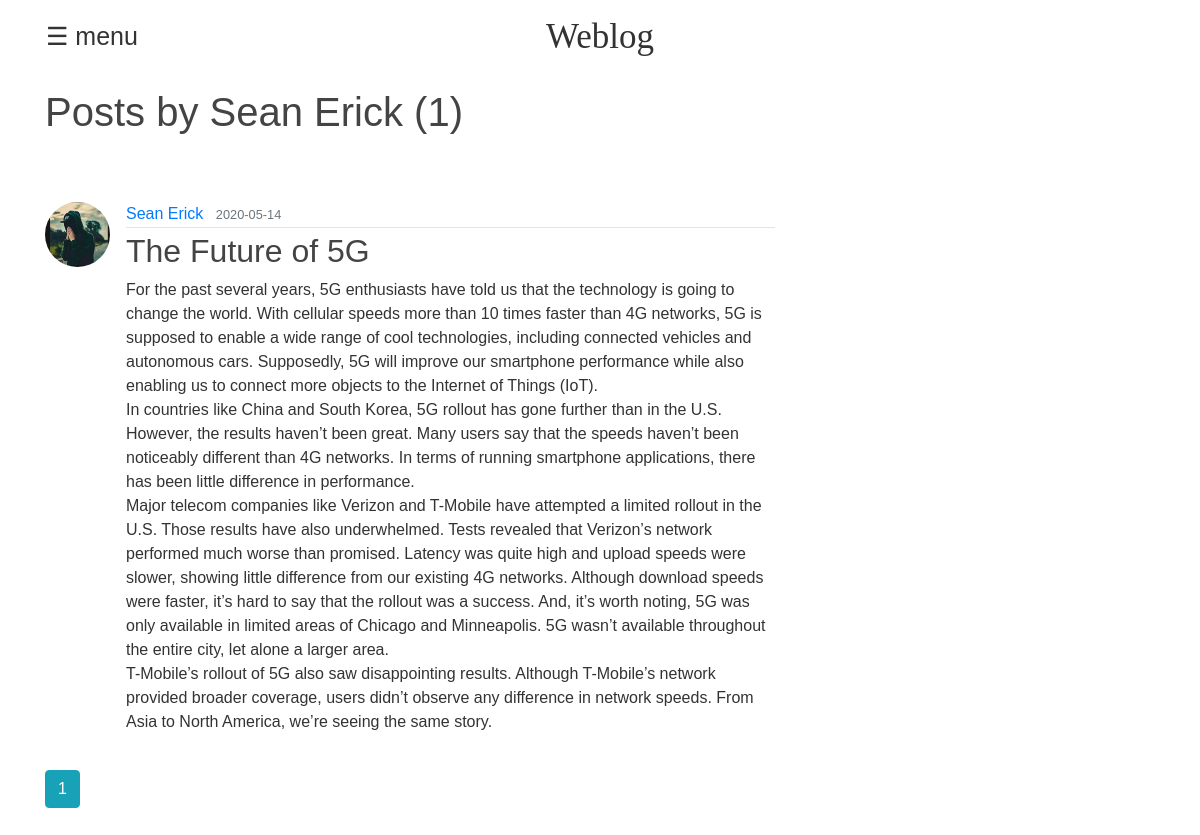
/user/Sean Erick (signed in), run on the app's committed database.
### flaskblog/models.py (models this page shows, shortened)
class User(db.Model, UserMixin):
    id = db.Column(db.Integer, primary_key=True)
    username = db.Column(db.String(20), unique=True, nullable=False)
    email = db.Column(db.String(120), unique=True, nullable=False)
    image_file = db.Column(db.String(20), nullable=False, default='default.jpg')
    password = db.Column(db.String(60), nullable=False)
    posts = db.relationship('Post', backref='author', lazy=True)

class Post(db.Model):
    id = db.Column(db.Integer, primary_key=True)
    title = db.Column(db.String(100), nullable=False)
    date_posted = db.Column(db.DateTime, nullable=False, default=datetime.utcnow)
    content = db.Column(db.Text, nullable=False)
    user_id = db.Column(db.Integer, db.ForeignKey('user.id'), nullable=False)

### flaskblog/routes.py (the view)
@app.route("/user/<string:username>")
def user_posts(username):
    page = request.args.get('page', 1, type=int)
    user = User.query.filter_by(username=username).first_or_404()
    posts = Post.query.filter_by(author=user)\
        .order_by(Post.date_posted.desc())\
        .paginate(page=page, per_page=5)
    return render_template('user_posts.html', posts=posts, user=user)

### flaskblog/models.py (called while the page is built)
@login_manager.user_loader
def load_user(user_id):
    return User.query.get(int(user_id))

### flaskblog/templates/user_posts.html
{% extends "layout.html" %}
{% block content %}
    <h1 class="mb-3">Posts by {{ user.username }} ({{ posts.total }})</h1>
    {% for post in posts.items %}
        <article class="media content-section">
          <img class="rounded-circle article-img" src="{{ url_for('static', filename='profile_pics/' + post.author.image_file) }}">
          <div class="media-body">
            <div class="article-metadata">
              <a class="mr-2" href="{{ url_for('user_posts', username=post.author.username) }}">{{ post.author.username }}</a>
              <small class="text-muted">{{ post.date_posted.strftime('%Y-%m-%d') }}</small>
            </div>
            <h2><a class="article-title" href="{{ url_for('post', post_id=post.id) }}">{{ post.title }}</a></h2>
            <p class="article-content">{{ post.content }}</p>
          </div>
        </article>
    {% endfor %}
    {% for page_num in posts.iter_pages(left_edge=1, right_edge=1, left_current=1, right_current=2) %}
      {% if page_num %}
        {% if posts.page == page_num %}
          <a class="btn btn-info mb-4" href="{{ url_for('user_posts', username=user.username, page=page_num) }}">{{ page_num }}</a>
        {% else %}
          <a class="btn btn-outline-info mb-4" href="{{ url_for('user_posts', username=user.username, page=page_num) }}">{{ page_num }}</a>
        {% endif %}
      {% else %}
        ...
      {% endif %}
    {% endfor %}
{% endblock content %}

### flaskblog/static/main.css (style rules this page uses)
body { font-family: Optima, sans-serif; }
body { color: #333333; padding-top: 10px; }
h1, h2, h3, h4, h5, h6 { color: #444444; }
.content-section { padding-top: 50px; border: 0px; border-radius: 2px; margin-bottom: 20px; }
.article-title { color: #444444; }
.article-content { white-space: pre-line; }
.article-img { height: 65px; width: 65px; margin-right: 16px; }
.article-metadata { padding-bottom: 1px; margin-bottom: 4px; border-bottom: 1px solid #e3e3e3 }

### data on the page
User: username "Sean Erick"
Post: image_file (picture), author.username "Sean Erick", date_posted "2020-05-14", title "The Future of 5G", content "For the past several years, 5G enthusiasts have told us that the technology is going to change the world. With cellular speeds more than 10 times faster than 4G networks, 5G is supposed to enable a wide range of cool technologies, including connected vehicles and autonomous cars. Supposedly, 5G will improve our smartphone performance while also enabling us to connect more objects to the Internet of Things (IoT). In countries like China and South Korea, 5G rollout has gone further than in the U.S. However, the results haven’t been great. Many users say that the speeds haven’t been noticeably different than 4G networks. In terms of running smartphone applications, there has been little…"

### other printed values
{{ posts.total }} "1"
{{ page_num }} "1"
